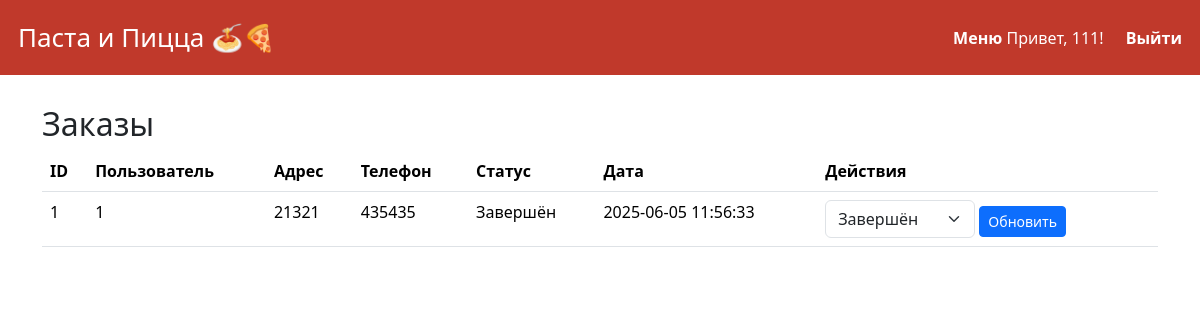
The page /admin/manage_orders (signed in) on the database as committed earlier.
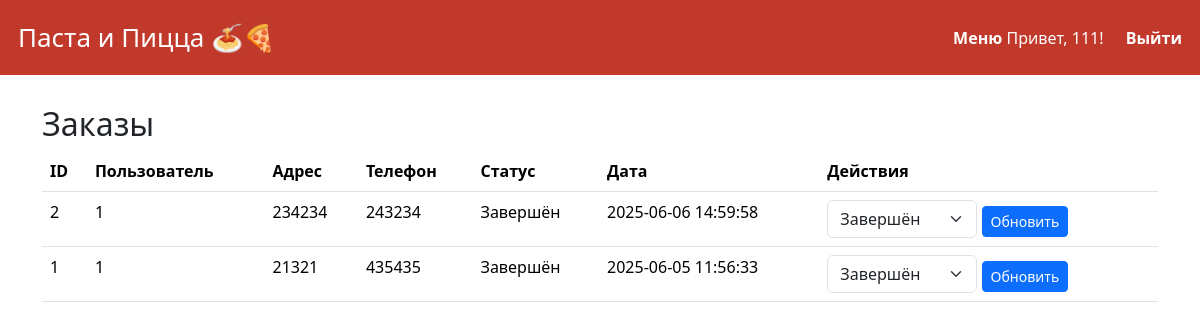
The same page on the database as committed later.
### tables this page shows
CREATE TABLE orders (
    id INTEGER PRIMARY KEY AUTOINCREMENT,
    user_id INTEGER,
    address TEXT,
    phone TEXT,
    status TEXT,
    created_at TEXT,
    payment_method TEXT,
    delivery_time TEXT,
    FOREIGN KEY(user_id) REFERENCES users(id)
);

### app.py (the view)
    def wrap(*args, **kwargs):
        if not session.get("is_admin"):
            flash("Только для админа!")
            return redirect(url_for("login"))
        return f(*args, **kwargs)

### app.py (called while the page is built)
@app.before_request
def before_request():
    get_db()

@app.teardown_appcontext
def teardown_db(exception):
    close_db()

def get_orders(user_id=None):
    if user_id:
        orders = query_db("SELECT * FROM orders WHERE user_id=? ORDER BY created_at DESC", (user_id,))
    else:
        orders = query_db("SELECT * FROM orders ORDER BY created_at DESC")
    return [dict(row) for row in orders]

def admin_required(f):
    def wrap(*args, **kwargs):
        if not session.get("is_admin"):
            flash("Только для админа!")
            return redirect(url_for("login"))
        return f(*args, **kwargs)
    wrap.__name__ = f.__name__
    return wrap

@app.route('/admin/manage_orders')
@admin_required
def admin_manage_orders():
    orders = get_orders()
    return render_template('admin/manage_orders.html', orders=orders)

### database.py (called while the page is built)
def get_db():
    if 'db' not in g:
        conn = sqlite3.connect(DB_PATH)
        conn.row_factory = sqlite3.Row
        g.db = conn
    return g.db

def query_db(query, args=(), one=False):
    cur = get_db().execute(query, args)
    rv = cur.fetchall()
    cur.close()
    return (rv[0] if rv else None) if one else rv

### templates/admin/manage_orders.html (shortened to what this page needs)
{% extends "base.html" %}
{% block content %}
<h2>Заказы</h2>
<table class="table">
    <tr>
        <th>ID</th><th>Пользователь</th><th>Адрес</th><th>Телефон</th><th>Статус</th><th>Дата</th><th>Действия</th>
    </tr>
    {% for order in orders %}
    <tr>
        <td>{{ order["id"] }}</td>
        <td>{{ order["user_id"] }}</td>
        <td>{{ order["address"] }}</td>
        <td>{{ order["phone"] }}</td>
        <td>{{ order["status"] }}</td>
        <td>{{ order["created_at"] }}</td>
        <td>
            <form method="post" action="{{ url_for('admin_order_status', order_id=order["id"]) }}">
                <select name="status" class="form-select d-inline-block" style="width: 150px;">
                    <option value="Завершён" {% if order["status"] == "Завершён" %}selected{% endif %}>Завершён</option>
                </select>
                <button class="btn btn-primary btn-sm">Обновить</button>
            </form>
        </td>
    </tr>
    {% endfor %}
</table>
{% endblock %}

### templates/base.html (shortened to what this page needs)
<!DOCTYPE html>
<html lang="ru">
<head>
    <link rel="stylesheet" href="{{ url_for('static', filename='css/style.css') }}">
    <link rel="stylesheet" href="https://cdn.jsdelivr.net/npm/bootstrap@5.3.3/dist/css/bootstrap.min.css">
</head>
<body>
    <header>
        <a href="{{ url_for('index') }}" class="logo">Паста и Пицца 🍝🍕</a>
        <nav>
            <a href="{{ url_for('menu') }}">Меню</a>
            {% if session.get('user_id') %}
                <span>Привет, {{ session.get('user_name') }}!</span>
                <a href="{{ url_for('logout') }}">Выйти</a>
            {% else %}
                <a href="{{ url_for('login') }}">Войти</a>
                <a href="{{ url_for('register') }}">Регистрация</a>
            {% endif %}
        </nav>
    </header>
    <div class="container">
        {% block content %}{% endblock %}
    </div>
</body>
</html>

### static/css/style.css (style rules this page uses)
body { font-family: 'Segoe UI', Verdana, sans-serif; background: #f8f6f2; margin: 0; padding: 0; }
header { background: #c0392b; color: #fff; padding: 18px; display: flex; align-items: center; justify-content: space-between; }
.logo { font-size: 26px; color: #fff; text-decoration: none; }
nav a { color: #fff; margin-left: 18px; text-decoration: none; font-weight: bold; }
.container { padding: 30px 16px; }

Rows that differ between the two databases and show on the page:
added orders: id "2", user_id "1", address "234234", phone "243234", status "Завершён", created_at "2025-06-06 14:59:58"
